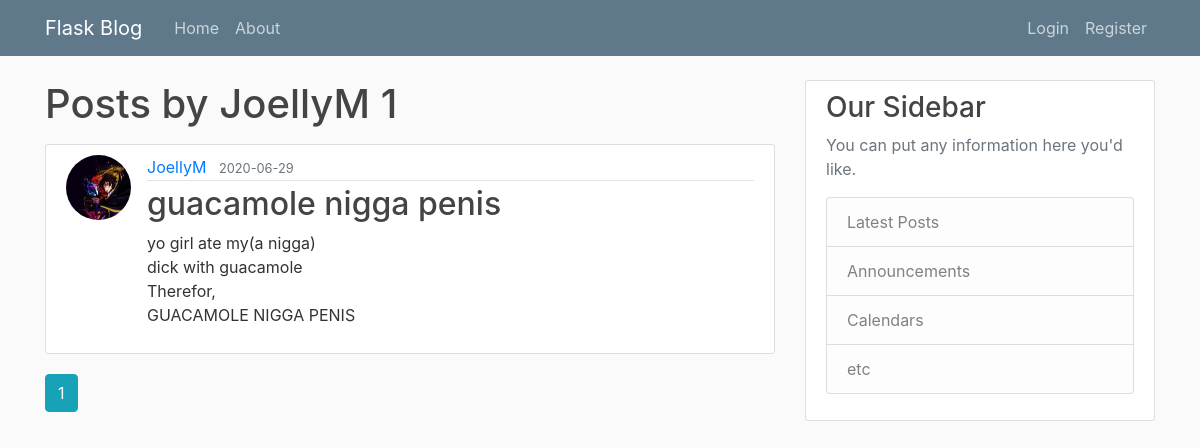
The page /user/JoellyM on the database as committed earlier.
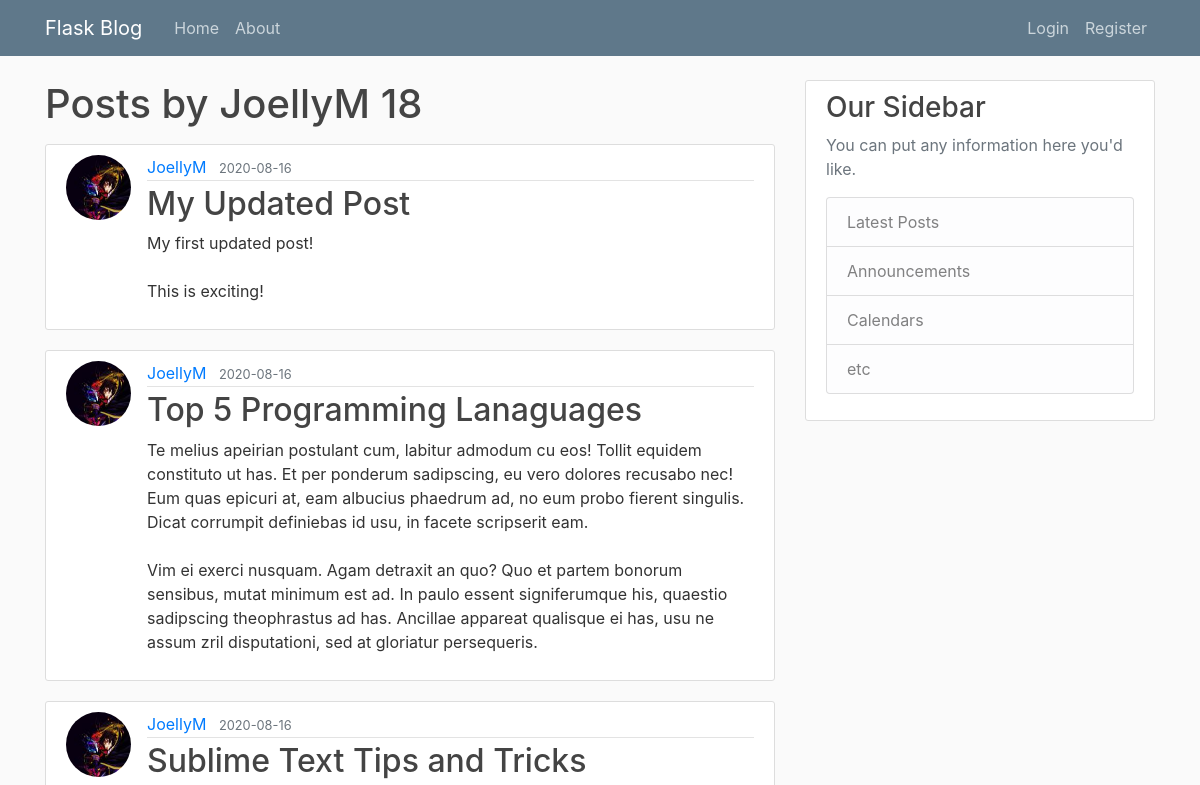
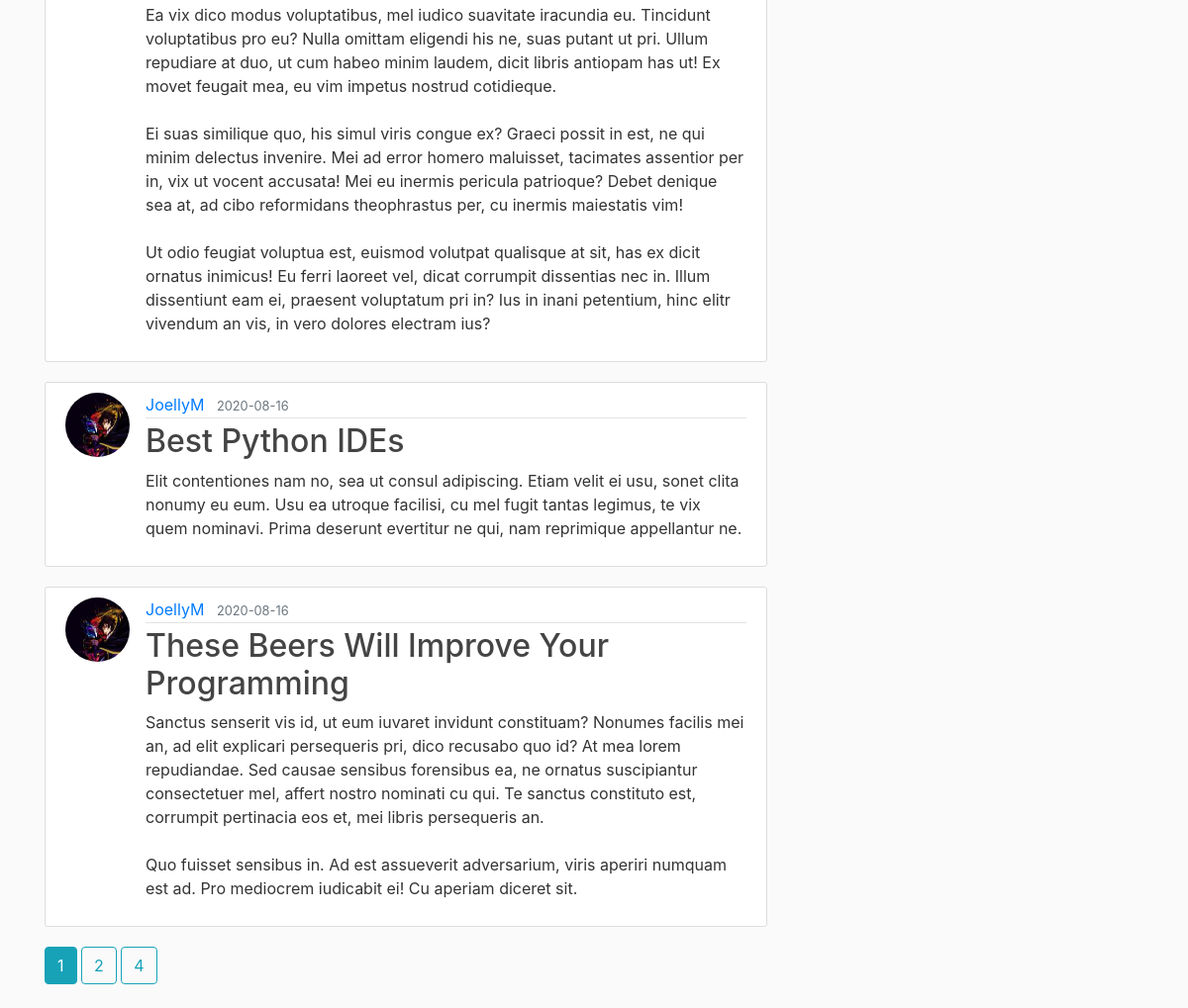
The same page on the database as committed later (2 pictures, top to bottom).
### flaskblog/models.py (models this page shows, shortened)
class User(db.Model, UserMixin):
    id = db.Column(db.Integer, primary_key=True)
    username = db.Column(db.String(20), unique=True, nullable=False)
    email = db.Column(db.String(120), unique=True, nullable=False)
    image_file = db.Column(db.String(20), nullable=False, default='default.jpg')
    password = db.Column(db.String(60), nullable=False)
    posts = db.relationship('Post', backref='author', lazy=True)

class Post(db.Model):
    id = db.Column(db.Integer, primary_key=True)
    title = db.Column(db.String(100), nullable=False)
    date_posted = db.Column(db.DateTime, nullable=False, default=datetime.utcnow)
    content = db.Column(db.Text, nullable=False)
    user_id = db.Column(db.Integer, db.ForeignKey('user.id'), nullable=False)

### flaskblog/routes.py (the view)
@app.route('/user/<string:username>')
def user_posts(username):
    page = request.args.get('page', 1, type=int)
    user = User.query.filter_by(username=username).first_or_404()
    posts = Post.query.filter_by(author=user)\
        .order_by(Post.date_posted.desc())\
        .paginate(page=page, per_page=5)
    return render_template('user_posts.html', posts=posts, user=user)

### flaskblog/templates/user_posts.html (shortened to what this page needs)
{% extends "layout.html" %}
{% block content %}
<h1 class='mb-3'>Posts by {{ user.username }} {{ posts.total }}</h1>
    {% for post in posts.items %}
        <article class="media content-section">
          <img class="rounded-circle article-img" src="{{ url_for('static', filename='profile_pics/' + post.author.image_file) }}">
          <div class="media-body">
            <div class="article-metadata">
              <a class="mr-2" href="{{ url_for('user_posts', username=post.author.username) }}">{{ post.author.username }}</a>
              <small class="text-muted">{{ post.date_posted.strftime('%Y-%m-%d') }}</small>
            </div>
            <h2><a class="article-title" href="{{ url_for('post', post_id=post.id) }}">{{ post.title }}</a></h2>
            <p class="article-content">{{ post.content }}</p>
          </div>
        </article>
    {% endfor %}
    {% for page_num in posts.iter_pages(left_edge=1, right_edge=1, left_current=1, right_current=2) %}
        {% if page_num %}
          {% if posts.page == page_num %}
            <a class='btn btn-info mb-4' href="{{ url_for('user_posts', username=user.username, age=page_num) }}">{{ page_num }}</a>
          {% else %}
            <a class='btn btn-outline-info mb-4' href="{{ url_for('user_posts', username=user.username, page=page_num) }}">{{ page_num }}</a>
          {% endif %}
        {% endif %}
    {% endfor %}
{% endblock content %}

### flaskblog/templates/layout.html (shortened to what this page needs)
<!DOCTYPE html>
<html lang="en">
<head>
    <link rel="stylesheet" href="https://stackpath.bootstrapcdn.com/bootstrap/4.3.1/css/bootstrap.min.css">
    <link rel="stylesheet" type="text/css" href="{{ url_for('static', filename='main.css') }}">
</head>
<body>
    <header class="site-header">
        <nav class="navbar navbar-expand-md navbar-dark bg-steel fixed-top">
          <div class="container">
            <a class="navbar-brand mr-4" href="{{ url_for('home') }}">Flask Blog</a>
            <div class="collapse navbar-collapse" id="navbarToggle">
              <div class="navbar-nav mr-auto">
                <a class="nav-item nav-link" href="{{ url_for('home') }}">Home</a>
                <a class="nav-item nav-link" href="{{ url_for('about') }}">About</a>
              </div>
              <div class="navbar-nav">
                {% if current_user.is_authenticated %}
                <a class="nav-item nav-link" href="{{ url_for('new_post') }}">New Post</a>
                <a class="nav-item nav-link" href="{{ url_for('account') }}">Account</a>
                <a class="nav-item nav-link" href="{{ url_for('logout') }}">Logout</a>
                {% else %}
                  <a class="nav-item nav-link" href="{{ url_for('login') }}">Login</a>
                  <a class="nav-item nav-link" href="{{ url_for('register') }}">Register</a>
                {% endif%}
              </div>
            </div>
          </div>
        </nav>
    </header>
    <main role="main" class="container">
        <div class="row">
          <div class="col-md-8">
            {% block content %}{% endblock %}
          </div>
          <div class="col-md-4">
            <div class="content-section">
              <h3>Our Sidebar</h3>
              <p class='text-muted'>You can put any information here you'd like.
                <ul class="list-group">
                  <li class="list-group-item list-group-item-light">Latest Posts</li>
                  <li class="list-group-item list-group-item-light">Announcements</li>
                  <li class="list-group-item list-group-item-light">Calendars</li>
                  <li class="list-group-item list-group-item-light">etc</li>
                </ul>
              </p>
            </div>
          </div>
        </div>
    </main>
</body>
</html>

### flaskblog/static/main.css (style rules this page uses)
body { background: #fafafa; color: #333333; margin-top: 5rem; }
h1, h2, h3, h4, h5, h6 { color: #444444; }
.bg-steel { background-color: #5f788a; }
.site-header .navbar-nav .nav-link { color: #cbd5db; }
.content-section { background: #ffffff; padding: 10px 20px; border: 1px solid #dddddd; border-radius: 3px; margin-bottom: 20px; }
.article-title { color: #444444; }
.article-content { white-space: pre-line; }
.article-img { height: 65px; width: 65px; margin-right: 16px; }
.article-metadata { padding-bottom: 1px; margin-bottom: 4px; border-bottom: 1px solid #e3e3e3 }

Rows that differ between the two databases and show on the page:
no longer on this page (row unchanged): Post: image_file (picture), author.username "JoellyM", date_posted "2020-06-29", title "guacamole nigga penis", content "yo girl ate my(a nigga) dick with guacamole Therefor, GUACAMOLE NIGGA PENIS"
added Post: image_file (picture), author.username "JoellyM", date_posted "2020-08-16", title "My Updated Post", content "My first updated post! This is exciting!"
added Post: image_file (picture), author.username "JoellyM", date_posted "2020-08-16", title "Top 5 Programming Lanaguages", content "Te melius apeirian postulant cum, labitur admodum cu eos! Tollit equidem constituto ut has. Et per ponderum sadipscing, eu vero dolores recusabo nec! Eum quas epicuri at, eam albucius phaedrum ad, no eum probo fierent singulis. Dicat corrumpit definiebas id usu, in facete scripserit eam. Vim ei exerci nusquam. Agam detraxit an quo? Quo et partem bonorum sensibus, mutat minimum est ad. In paulo essent signiferumque his, quaestio sadipscing theophrastus ad has. Ancillae appareat qualisque ei has, usu ne assum zril disputationi, sed at gloriatur persequeris."
added Post: image_file (picture), author.username "JoellyM", date_posted "2020-08-16", title "Sublime Text Tips and Tricks", content "Ea vix dico modus voluptatibus, mel iudico suavitate iracundia eu. Tincidunt voluptatibus pro eu? Nulla omittam eligendi his ne, suas putant ut pri. Ullum repudiare at duo, ut cum habeo minim laudem, dicit libris antiopam has ut! Ex movet feugait mea, eu vim impetus nostrud cotidieque. Ei suas similique quo, his simul viris congue ex? Graeci possit in est, ne qui minim delectus invenire. Mei ad error homero maluisset, tacimates assentior per in, vix ut vocent accusata! Mei eu inermis pericula patrioque? Debet denique sea at, ad cibo reformidans theophrastus per, cu inermis maiestatis vim! Ut odio feugiat voluptua est, euismod volutpat qualisque at sit, has ex dicit ornatus inimicus! Eu…"
added Post: image_file (picture), author.username "JoellyM", date_posted "2020-08-16", title "Best Python IDEs", content "Elit contentiones nam no, sea ut consul adipiscing. Etiam velit ei usu, sonet clita nonumy eu eum. Usu ea utroque facilisi, cu mel fugit tantas legimus, te vix quem nominavi. Prima deserunt evertitur ne qui, nam reprimique appellantur ne."
added Post: image_file (picture), author.username "JoellyM", date_posted "2020-08-16", title "These Beers Will Improve Your Programming", content "Sanctus senserit vis id, ut eum iuvaret invidunt constituam? Nonumes facilis mei an, ad elit explicari persequeris pri, dico recusabo quo id? At mea lorem repudiandae. Sed causae sensibus forensibus ea, ne ornatus suscipiantur consectetuer mel, affert nostro nominati cu qui. Te sanctus constituto est, corrumpit pertinacia eos et, mei libris persequeris an. Quo fuisset sensibus in. Ad est assueverit adversarium, viris aperiri numquam est ad. Pro mediocrem iudicabit ei! Cu aperiam diceret sit."
Other text that changed with them:
{{ posts.total }}: "1" → "18"
new list line: "2"
new list line: "4"
